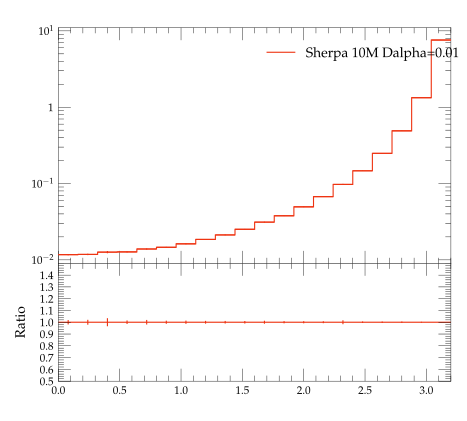

Here is the Python script that generated this plot:
#! /usr/bin/env python

# This Python script was auto-generated using YODA v2.0.0.
# Analysis object: /evtb/inc_tjb_dphi
# Timestamp: 13-04-2024 (01:44:13)

import matplotlib as mpl
import matplotlib.pyplot as plt
mpl.use('Agg') # comment out for interactive use
import os
import numpy as np

plotDir = os.path.split(os.path.realpath(__file__))[0]
if 'YODA_USER_PLOT_PATH' in globals():
    plot_outdir = globals()['YODA_USER_PLOT_PATH']
else:
    plot_outdir = plotDir

#plot style
plt.style.use(os.path.join(plotDir, '../default.mplstyle'))
# plot metadata
figW, figH = plt.rcParams['figure.figsize']
ax_xLabel = r''
ax_yLabel = r''
ax_title  = r''
ax_xScale = 'linear'
ax_yScale = 'log'
xLims = (0.0, 3.2)
yLims = (0.009000000000000001, 11.0)

# TeX-friendly labels for the legend
labels = [ r"Sherpa 10M Dalpha=0.01" ]

# Create figure and axis objects
fig, (ax, ratio0_ax) = plt.subplots(2, 1, sharex=True,
                  figsize=(figW,figH), gridspec_kw={'height_ratios': (2, 1)})
ratio0_ax.yaxis.set_major_locator(mpl.ticker.MultipleLocator(0.1))
ratio0_ax.set_ylim(0.5, 1.4999)
ratio0_ax.set_ylabel('Ratio')

# LineColor map: curve index -> color
linecolors = {0: '#EE3311'}
# the numerical data is stored in a separate file
dataf = dict()
prefix = os.path.split(__file__)[0]
if prefix:    prefix = prefix + '/'
exec(open(prefix+'inc_tjb_dphi__data.py').read(), dataf)


legend_handles = [] # keep track of handles for the legend

# style options for curves
# starts at zorder>=5 to draw curve on top of legend
styles = {
  'curve0': {
    'color' : linecolors[0],
    'linestyle' : '-',
    'marker' : 'o',
    'zorder' : 5,
    'histstyle' : True,
  },
}
# curve from input yoda files in main panel
for label in dataf['yvals'].keys():
    if all(np.isnan(v) for v in dataf['yvals'][label]):
        continue
    tmp = None
    if styles[label]['histstyle']: # draw as histogram
        tmp, = ax.plot(dataf['xedges'], dataf['yedges'][label],
                       color=styles[label]['color'],
                       linestyle=styles[label]['linestyle'],
                       drawstyle='steps-pre', solid_joinstyle='miter',
                       zorder=styles[label]['zorder'], label=label)
        ax.errorbar(dataf['xpoints'], dataf['yvals'][label], color=styles[label]['color'],
                    xerr=dataf['xerrs'], yerr=[dataf['ydowns'][label], dataf['yups'][label]],
                    linestyle='none', zorder=styles[label]['zorder'])
    else: # draw as scatter
        tmp = ax.errorbar(dataf['xpoints'], dataf['yvals'][label],
                          xerr=dataf['xerrs'],
                          yerr=[ dataf['ydowns'][label],
                          dataf['yups'][label] ],
                          fmt=styles[label]['marker'],
                          ecolor=styles[label]['color'],
                          color=styles[label]['color'], zorder=2)
        tmp[-1][0].set_linestyle(styles[label]['linestyle'])
    legend_handles += [tmp]
    for varLabel in dataf['variation_yvals'].keys():
        if varLabel.startswith(label):
            tmp, = ax.plot(dataf['xedges'], dataf['variation_yvals'][varLabel],
                           color=styles[label]['color'],
                           linestyle=styles[label]['linestyle'],
                           drawstyle='steps-pre', solid_joinstyle='miter',
                           zorder=styles[label]['zorder'], alpha=0.5)


# plots on ratio panel
# curve from input yoda files in ratio panel
for label, yvals in dataf['ratio0_yvals'].items():
    if all(np.isnan(v) for v in yvals):
        continue
    if styles[label]['histstyle']: # plot as histogram
        ratio0_ax.plot(dataf['xedges'], yvals,
                       color=styles[label]['color'],
                       linestyle=styles[label]['linestyle'],
                       drawstyle='steps-pre', zorder=1,
                       solid_joinstyle='miter')
        ratio0_ax.vlines(dataf['xpoints'],
                         dataf['ratio0_ymin'][label],
                         dataf['ratio0_ymax'][label],
                         color=styles[label]['color'], zorder=1)
    else: # plot as scatter
        tmp = ratio0_ax.errorbar(dataf['xpoints'],
                                 yvals, xerr=dataf['xerrs'],
                                 yerr=dataf['ratio0_yerrs'][label],
                                 fmt=styles[label]['marker'],
                                 ecolor=styles[label]['color'],
                                 color=styles[label]['color'])
        tmp[-1][0].set_linestyle(styles[label]['linestyle'])

    for varlabel in dataf['ratio0_variation_vals'].keys():
        if varlabel.startswith(label):
            ratio0_ax.plot(dataf['xedges'],
                            dataf['ratio0_variation_vals'][varlabel],
                            color=styles[label]['color'],
                            linestyle=styles[label]['linestyle'],
                            drawstyle='steps-pre', solid_joinstyle='miter',
                            zorder=1, alpha=0.5)

legend_pos = (0.5, 0.97)
ax.legend(legend_handles, labels, loc='upper left', bbox_to_anchor=legend_pos)

# set plot metadata as defined above
ratio0_ax.set_xlabel(ax_xLabel)
ratio0_ax.xaxis.set_label_coords(1., -.15)
ax.set_ylabel(ax_yLabel, loc='top')
ax.set_title(ax_title, loc='left')
ax.set_xscale(ax_xScale)
ax.set_yscale(ax_yScale)
ax.set_xlim(xLims)
ax.set_ylim(yLims)

# tick formatting
plt.rcParams['xtick.top'] = True
plt.rcParams['ytick.right'] = True
ax.yaxis.set_major_locator(mpl.ticker.LogLocator(base=10.0, numticks=np.inf))
ax.yaxis.set_minor_locator(mpl.ticker.LogLocator(
                           base=10.0, subs=np.arange(0.1, 1, 0.1), numticks=np.inf))
fig.align_ylabels((ax, ratio0_ax))
plt.savefig(os.path.join(plot_outdir, 'inc_tjb_dphi.pdf'), format='PDF')
plt.savefig(os.path.join(plot_outdir, 'inc_tjb_dphi.png'), format='PNG')

plt.close(fig)
